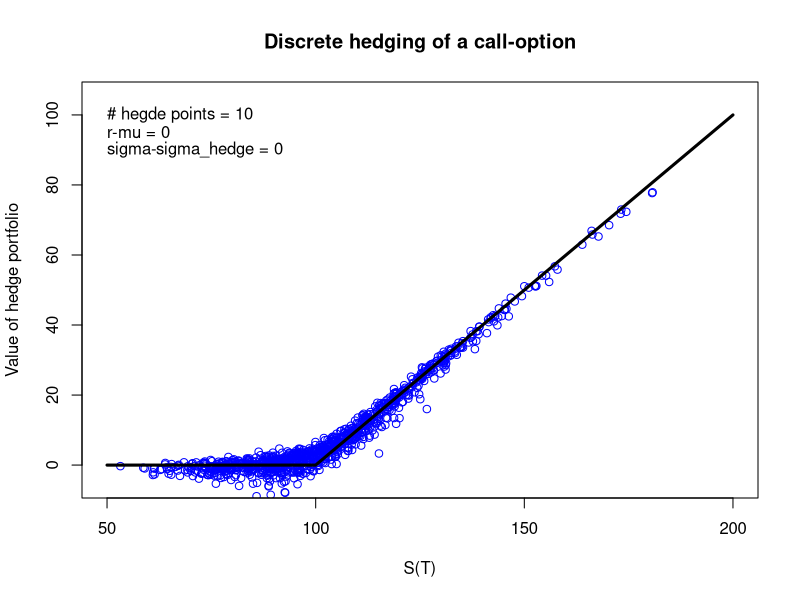

R code for this plot:

BlackScholesFormula  <- function (spot,timetomat,strike,r, q=0, sigma, opttype=1, greektype=1)
{ 
  "
  Docstring skrevet af Jonas Wolff
  
  -----
  param spot
  ::Type float
    Start kurs
  
  param timetomat
  ::Type float
    løbetiden
    
  param strike
  ::Type float
    Strike
    
  param r
  ::Type float
    risikofri rente
  
  param q
  ::Type float
    tids diskontering på param. spot
    
  param sigma
  ::Type float
    sigma i blackschols (i.e. wienerprocessens koeficient)
    
  param opttype
  ::Type float
    =1 er det call
  
  param greektype
  ::Type float
    =1 er det prisen
    =2 er det tid t delta'et
    
  return
  ::Type float
    Blacksholes formel output
    
  
  "
  #opttype <- 3
  d1<-(log(spot/strike)+ ((r-q)+0.5*sigma^2)*timetomat)/(sigma*sqrt(timetomat))
  d2<-d1-sigma*sqrt(timetomat)
  # spot = Y_o
  # timetomat = T-t
  # q = (beta-alpha)
  if (opttype==1 && greektype==1) result<-spot*exp(-q*timetomat)*pnorm(d1)-strike*exp(-r*timetomat)*pnorm(d2)
  
  if (opttype==2 && greektype==1) result<-spot*exp(-q*timetomat)*pnorm(d1)-strike*exp(-r*timetomat)*pnorm(d2)-spot*exp(-q*timetomat)+strike*exp(-r*timetomat)
  
  if (opttype==1 && greektype==2) result<-exp(-q*timetomat)*pnorm(d1)
  
  if (opttype==2 && greektype==2) result<-exp(-q*timetomat)*(pnorm(d1)-1)
  
  if (greektype==3) result<-exp(-q*timetomat)*dnorm(d1)/(spot*sigma*sqrt(timetomat))
  
  if (greektype==4) result<-exp(-q*timetomat)*spot*dnorm(d1)*sqrt(timetomat)
  
  
  if (opttype==3 && greektype==1) result<- 1*exp(-r*(timetomat))*pnorm(log(strike/spot),(r-1/2*sigma^2)*timetomat,sigma*sqrt(timetomat))
  if (opttype==3 && greektype==2) result<- -1*exp(-r*(timetomat))*dnorm(log(strike/spot),(r-1/2*sigma^2)*timetomat,sigma*sqrt(timetomat))/spot
  
  BlackScholesFormula<-result
  
}

BlackScholesImpVol  <- function (obsprice,spot,timetomat,strike,r, q=0, opttype=1)
{ difference<- function(sigBS, obsprice,spot,timetomat,strike,r,q,opttype)
{BlackScholesFormula (spot,timetomat,strike,r,q,sigBS, opttype,1)-obsprice
}
uniroot(difference, c(10^-6,10),obsprice=obsprice,spot=spot,timetomat=timetomat,strike=strike,r=r,q=q,opttype=opttype)$root
}

# INITIALIZE
# ==========

S0<-100
r<-0.02
mu<-0.02

sigma<-0.2
sigma_hedge<-0.2

capT<-1
strike<-100

Nhedge<-10#252
Nrep<-1000

# HEDGE
# =====

St<-rep(S0, length=Nrep)
dt<-capT/Nhedge
#initialoutlay<-BlackScholesFormula(S0,capT,strike, r,0,sigma_hedge,1,1)
initialoutlay<-BlackScholesFormula(S0,capT,strike, r,0,sigma,1,1)

Vpf<-rep(initialoutlay,length=Nrep)

a<-BlackScholesFormula(St,capT,strike, r,0,sigma_hedge,1,2)
b<-Vpf-a*St

for(i in 2:Nhedge){
  St<-St*exp((mu-0.5*sigma^2)*dt +sigma*sqrt(dt)*rnorm(Nrep))	
  Vpf<-a*St+b*exp(dt*r)    
  a<-BlackScholesFormula(St,(capT-(i-1)*dt),strike, r,0,sigma_hedge,1,2)
  b<-Vpf-a*St
}

St<-St*exp((mu-0.5*sigma^2)*dt +sigma*sqrt(dt)*rnorm(Nrep))
Vpf<-a*St+b*exp(dt*r)
optionpayoff<-pmax(St-strike,0)
hedgeerror<-Vpf-optionpayoff


# SUMMARY STATS & GRAPHS
# ======================

print(paste("Initial investment =",round(initialoutlay,4)))
print(paste("Average discounted option payoff =",round(exp(-r*capT)*mean(optionpayoff),4)))
print(paste("Average discounted portfolio value =",round(exp(-r*capT)*mean(Vpf),4)))
print(paste("Terminal Hedge error mean =",mean(abs(hedgeerror))))
print(paste("Terminal Hedge error SD =",sd(hedgeerror)))

ToFile<-FALSE

if (ToFile) png(file="Scatter.png",res=300,width = 3*480, height = 3*480)

plot(St,Vpf,col="blue",xlab="S(T)",ylab="Value of hedge portfolio",main="Discrete hedging of a call-option",xlim=c(50,200),ylim=c(-5,105))
text(50,100,paste("# hegde points =",Nhedge),adj=0)
text(50,95,paste("r-mu =",r-mu),adj=0)
text(50,90,paste("sigma-sigma_hedge =",sigma-sigma_hedge),adj=0)
points(50:200,pmax(50:200 - strike,0),type='l',lwd=3)

if (ToFile) dev.off()
